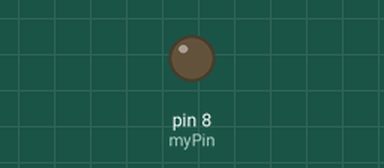
Simulated run of this sketch. Board: Arduino Uno, built with avr-gcc and run on an emulated ATmega328P. Parts: output pins drawn as LEDs (lit = HIGH).

Above: at 1.9 s.
At 5.37 s:
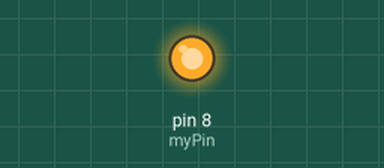
Timing chart, 0 to 5.8 s (numbered marks = the images above):
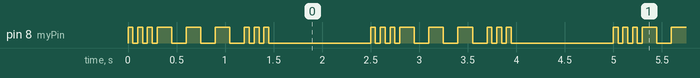

Measured:
- by itself, pin 8 (myPin): repeats every 2.5 s: 2 × (LOW 0.05 s, HIGH 0.05 s), LOW 0.05 s, 3 × (HIGH 0.15 s, LOW 0.15 s), 2 × (HIGH 0.05 s, LOW 0.05 s), HIGH 0.05 s, LOW 1.1 s, HIGH 0.05 s

The sketch:

MorseCode_SOS.ino
```cpp
int myPin=8;
int dot=50;
int dash=150;
int LongWait=1000;

void setup() {
  // put your setup code here, to run once:
pinMode(myPin,OUTPUT);
}

void loop() {
  // put your main code here, to run repeatedly:
digitalWrite(myPin,HIGH);
delay(dot);
digitalWrite(myPin,LOW);
delay(dot);

digitalWrite(myPin,HIGH);
delay(dot);
digitalWrite(myPin,LOW);
delay(dot);

digitalWrite(myPin,HIGH);
delay(dot);
digitalWrite(myPin,LOW);
delay(dot);

digitalWrite(myPin,HIGH);
delay(dash);
digitalWrite(myPin,LOW);
delay(dash);

digitalWrite(myPin,HIGH);
delay(dash);
digitalWrite(myPin,LOW);
delay(dash);

digitalWrite(myPin,HIGH);
delay(dash);
digitalWrite(myPin,LOW);
delay(dash);

digitalWrite(myPin,HIGH);
delay(dot);
digitalWrite(myPin,LOW);
delay(dot);

digitalWrite(myPin,HIGH);
delay(dot);
digitalWrite(myPin,LOW);
delay(dot);

digitalWrite(myPin,HIGH);
delay(dot);
digitalWrite(myPin,LOW);
delay(dot);

delay(LongWait);
}
```
